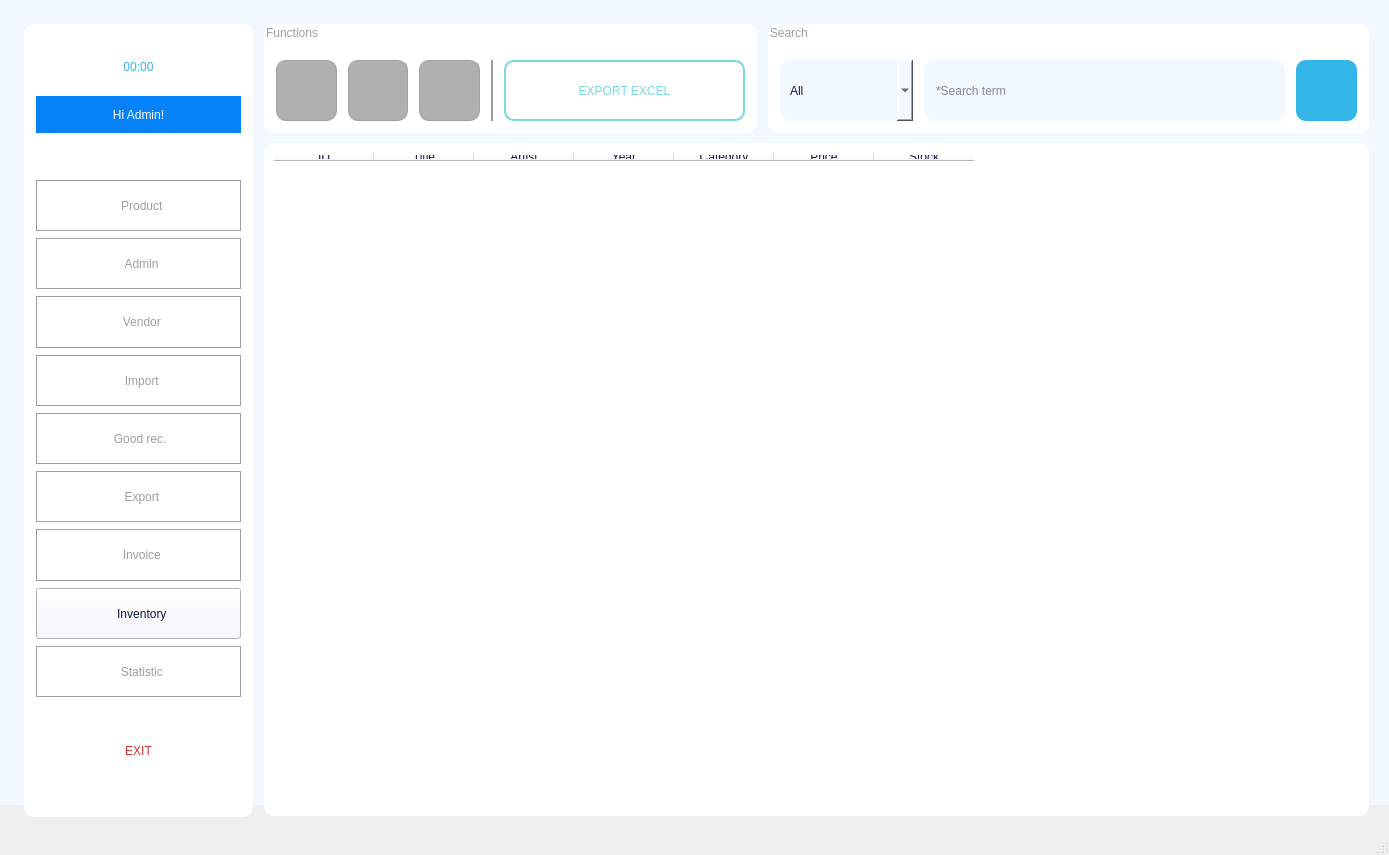
<?xml version="1.0" encoding="UTF-8"?>
<ui version="4.0">
 <class>MainWindowProduct</class>
 <widget class="QMainWindow" name="MainWindowProduct">
  <property name="geometry">
   <rect>
    <x>0</x>
    <y>0</y>
    <width>1389</width>
    <height>855</height>
   </rect>
  </property>
  <property name="maximumSize">
   <size>
    <width>1920</width>
    <height>1080</height>
   </size>
  </property>
  <property name="focusPolicy">
   <enum>Qt::NoFocus</enum>
  </property>
  <property name="windowTitle">
   <string>Product</string>
  </property>
  <property name="autoFillBackground">
   <bool>false</bool>
  </property>
  <property name="toolButtonStyle">
   <enum>Qt::ToolButtonTextUnderIcon</enum>
  </property>
  <property name="animated">
   <bool>false</bool>
  </property>
  <widget class="QWidget" name="centralwidget">
   <widget class="QLabel" name="label">
    <property name="geometry">
     <rect>
      <x>24</x>
      <y>24</y>
      <width>229</width>
      <height>793</height>
     </rect>
    </property>
    <property name="styleSheet">
     <string notr="true">border-radius: 10px;
background-color: rgb(255, 255, 255);</string>
    </property>
    <property name="text">
     <string/>
    </property>
   </widget>
   <widget class="QWidget" name="verticalLayoutWidget">
    <property name="geometry">
     <rect>
      <x>36</x>
      <y>180</y>
      <width>205</width>
      <height>517</height>
     </rect>
    </property>
    <layout class="QVBoxLayout" name="verticalLayout">
     <property name="spacing">
      <number>7</number>
     </property>
     <item>
      <widget class="QPushButton" name="pushButtonProduct">
       <property name="maximumSize">
        <size>
         <width>16777215</width>
         <height>60</height>
        </size>
       </property>
       <property name="toolTipDuration">
        <number>-1</number>
       </property>
       <property name="layoutDirection">
        <enum>Qt::LeftToRight</enum>
       </property>
       <property name="autoFillBackground">
        <bool>false</bool>
       </property>
       <property name="styleSheet">
        <string notr="true">font: 63 12pt &quot;Montserrat SemiBold&quot;;
background-color: rgb(255, 255, 255);
border: 1px solid #9b9fa2;
color: rgb(155, 159, 162);</string>
       </property>
       <property name="text">
        <string>  Product</string>
       </property>
       <property name="icon">
        <iconset>
         <normaloff>../../RESOURCE/ICON/album2.png</normaloff>../../RESOURCE/ICON/album2.png</iconset>
       </property>
       <property name="iconSize">
        <size>
         <width>32</width>
         <height>32</height>
        </size>
       </property>
      </widget>
     </item>
     <item>
      <widget class="QPushButton" name="pushButtonAdmin">
       <property name="maximumSize">
        <size>
         <width>16777215</width>
         <height>60</height>
        </size>
       </property>
       <property name="toolTipDuration">
        <number>-1</number>
       </property>
       <property name="layoutDirection">
        <enum>Qt::LeftToRight</enum>
       </property>
       <property name="autoFillBackground">
        <bool>false</bool>
       </property>
       <property name="styleSheet">
        <string notr="true">font: 63 12pt &quot;Montserrat SemiBold&quot;;
background-color: rgb(255, 255, 255);
border: 1px solid #9b9fa2;
color: rgb(155, 159, 162);</string>
       </property>
       <property name="text">
        <string>  Admin</string>
       </property>
       <property name="icon">
        <iconset>
         <normaloff>../../RESOURCE/ICON/adm2.png</normaloff>../../RESOURCE/ICON/adm2.png</iconset>
       </property>
       <property name="iconSize">
        <size>
         <width>35</width>
         <height>35</height>
        </size>
       </property>
      </widget>
     </item>
     <item>
      <widget class="QPushButton" name="pushButtonVendor">
       <property name="maximumSize">
        <size>
         <width>16777215</width>
         <height>60</height>
        </size>
       </property>
       <property name="toolTipDuration">
        <number>-1</number>
       </property>
       <property name="layoutDirection">
        <enum>Qt::LeftToRight</enum>
       </property>
       <property name="autoFillBackground">
        <bool>false</bool>
       </property>
       <property name="styleSheet">
        <string notr="true">font: 63 12pt &quot;Montserrat SemiBold&quot;;
background-color: rgb(255, 255, 255);
border: 1px solid #9b9fa2;
color: rgb(155, 159, 162);</string>
       </property>
       <property name="text">
        <string>  Vendor</string>
       </property>
       <property name="icon">
        <iconset>
         <normaloff>../../RESOURCE/ICON/vendor1.png</normaloff>../../RESOURCE/ICON/vendor1.png</iconset>
       </property>
       <property name="iconSize">
        <size>
         <width>32</width>
         <height>32</height>
        </size>
       </property>
      </widget>
     </item>
     <item>
      <widget class="QPushButton" name="pushButtonImport">
       <property name="maximumSize">
        <size>
         <width>16777215</width>
         <height>60</height>
        </size>
       </property>
       <property name="contextMenuPolicy">
        <enum>Qt::DefaultContextMenu</enum>
       </property>
       <property name="toolTipDuration">
        <number>0</number>
       </property>
       <property name="layoutDirection">
        <enum>Qt::LeftToRight</enum>
       </property>
       <property name="autoFillBackground">
        <bool>false</bool>
       </property>
       <property name="styleSheet">
        <string notr="true">font: 63 12pt &quot;Montserrat SemiBold&quot;;
background-color: rgb(255, 255, 255);
border: 1px solid #9b9fa2;
color: rgb(155, 159, 162);</string>
       </property>
       <property name="text">
        <string>  Import</string>
       </property>
       <property name="icon">
        <iconset>
         <normaloff>../../RESOURCE/ICON/import.png</normaloff>../../RESOURCE/ICON/import.png</iconset>
       </property>
       <property name="iconSize">
        <size>
         <width>30</width>
         <height>30</height>
        </size>
       </property>
      </widget>
     </item>
     <item>
      <widget class="QPushButton" name="pushButtonReceipt">
       <property name="maximumSize">
        <size>
         <width>16777215</width>
         <height>60</height>
        </size>
       </property>
       <property name="contextMenuPolicy">
        <enum>Qt::DefaultContextMenu</enum>
       </property>
       <property name="toolTipDuration">
        <number>0</number>
       </property>
       <property name="layoutDirection">
        <enum>Qt::LeftToRight</enum>
       </property>
       <property name="autoFillBackground">
        <bool>false</bool>
       </property>
       <property name="styleSheet">
        <string notr="true">font: 63 12pt &quot;Montserrat SemiBold&quot;;
background-color: rgb(255, 255, 255);
border: 1px solid #9b9fa2;
color: rgb(155, 159, 162);</string>
       </property>
       <property name="text">
        <string> Good rec.</string>
       </property>
       <property name="icon">
        <iconset>
         <normaloff>../../RESOURCE/ICON/doc.png</normaloff>../../RESOURCE/ICON/doc.png</iconset>
       </property>
       <property name="iconSize">
        <size>
         <width>35</width>
         <height>35</height>
        </size>
       </property>
      </widget>
     </item>
     <item>
      <widget class="QPushButton" name="pushButtonExport">
       <property name="maximumSize">
        <size>
         <width>16777215</width>
         <height>60</height>
        </size>
       </property>
       <property name="contextMenuPolicy">
        <enum>Qt::DefaultContextMenu</enum>
       </property>
       <property name="toolTipDuration">
        <number>0</number>
       </property>
       <property name="layoutDirection">
        <enum>Qt::LeftToRight</enum>
       </property>
       <property name="autoFillBackground">
        <bool>false</bool>
       </property>
       <property name="styleSheet">
        <string notr="true">font: 63 12pt &quot;Montserrat SemiBold&quot;;
background-color: rgb(255, 255, 255);
border: 1px solid #9b9fa2;
color: rgb(155, 159, 162);</string>
       </property>
       <property name="text">
        <string>  Export</string>
       </property>
       <property name="icon">
        <iconset>
         <normaloff>../../RESOURCE/ICON/export.png</normaloff>../../RESOURCE/ICON/export.png</iconset>
       </property>
       <property name="iconSize">
        <size>
         <width>30</width>
         <height>30</height>
        </size>
       </property>
      </widget>
     </item>
     <item>
      <widget class="QPushButton" name="pushButtonInvoice">
       <property name="maximumSize">
        <size>
         <width>16777215</width>
         <height>60</height>
        </size>
       </property>
       <property name="contextMenuPolicy">
        <enum>Qt::DefaultContextMenu</enum>
       </property>
       <property name="toolTipDuration">
        <number>0</number>
       </property>
       <property name="layoutDirection">
        <enum>Qt::LeftToRight</enum>
       </property>
       <property name="autoFillBackground">
        <bool>false</bool>
       </property>
       <property name="styleSheet">
        <string notr="true">font: 63 12pt &quot;Montserrat SemiBold&quot;;
background-color: rgb(255, 255, 255);
border: 1px solid #9b9fa2;
color: rgb(155, 159, 162);</string>
       </property>
       <property name="text">
        <string>  Invoice</string>
       </property>
       <property name="icon">
        <iconset>
         <normaloff>../../RESOURCE/ICON/doc.png</normaloff>../../RESOURCE/ICON/doc.png</iconset>
       </property>
       <property name="iconSize">
        <size>
         <width>35</width>
         <height>35</height>
        </size>
       </property>
      </widget>
     </item>
     <item>
      <widget class="QPushButton" name="pushButtonInventory">
       <property name="maximumSize">
        <size>
         <width>16777215</width>
         <height>60</height>
        </size>
       </property>
       <property name="contextMenuPolicy">
        <enum>Qt::DefaultContextMenu</enum>
       </property>
       <property name="toolTipDuration">
        <number>0</number>
       </property>
       <property name="layoutDirection">
        <enum>Qt::LeftToRight</enum>
       </property>
       <property name="autoFillBackground">
        <bool>false</bool>
       </property>
       <property name="styleSheet">
        <string notr="true">font: 63 12pt &quot;Montserrat SemiBold&quot;;
color: rgb(14, 23, 67);
background-color: rgb(242, 248, 255)</string>
       </property>
       <property name="text">
        <string>  Inventory</string>
       </property>
       <property name="icon">
        <iconset>
         <normaloff>../../RESOURCE/ICON/Inventory 1.png</normaloff>../../RESOURCE/ICON/Inventory 1.png</iconset>
       </property>
       <property name="iconSize">
        <size>
         <width>30</width>
         <height>30</height>
        </size>
       </property>
      </widget>
     </item>
     <item>
      <widget class="QPushButton" name="pushButtonStatistic">
       <property name="maximumSize">
        <size>
         <width>16777215</width>
         <height>60</height>
        </size>
       </property>
       <property name="contextMenuPolicy">
        <enum>Qt::DefaultContextMenu</enum>
       </property>
       <property name="toolTipDuration">
        <number>0</number>
       </property>
       <property name="layoutDirection">
        <enum>Qt::LeftToRight</enum>
       </property>
       <property name="autoFillBackground">
        <bool>false</bool>
       </property>
       <property name="styleSheet">
        <string notr="true">font: 63 12pt &quot;Montserrat SemiBold&quot;;
background-color: rgb(255, 255, 255);
border: 1px solid #9b9fa2;
color: rgb(155, 159, 162);</string>
       </property>
       <property name="text">
        <string>  Statistic</string>
       </property>
       <property name="icon">
        <iconset>
         <normaloff>../../RESOURCE/ICON/statis.png</normaloff>../../RESOURCE/ICON/statis.png</iconset>
       </property>
       <property name="iconSize">
        <size>
         <width>32</width>
         <height>32</height>
        </size>
       </property>
      </widget>
     </item>
    </layout>
   </widget>
   <widget class="QGroupBox" name="groupBox">
    <property name="geometry">
     <rect>
      <x>264</x>
      <y>24</y>
      <width>493</width>
      <height>109</height>
     </rect>
    </property>
    <property name="styleSheet">
     <string notr="true">padding: 5px;
border-radius: 10px;
color: rgb(155, 159, 162);
background-color: rgb(255, 255, 255);
font: 25 10pt &quot;Montserrat Light&quot;;</string>
    </property>
    <property name="title">
     <string>Functions</string>
    </property>
    <widget class="QWidget" name="horizontalLayoutWidget">
     <property name="geometry">
      <rect>
       <x>12</x>
       <y>36</y>
       <width>217</width>
       <height>61</height>
      </rect>
     </property>
     <layout class="QHBoxLayout" name="horizontalLayout">
      <property name="spacing">
       <number>11</number>
      </property>
      <item>
       <widget class="QPushButton" name="pushButtonNew">
        <property name="maximumSize">
         <size>
          <width>100</width>
          <height>100</height>
         </size>
        </property>
        <property name="toolTip">
         <string>&lt;html&gt;&lt;head/&gt;&lt;body&gt;&lt;p&gt;&lt;span style=&quot; font-size:12pt; color:#ff2090;&quot;&gt;New&lt;/span&gt;&lt;/p&gt;&lt;/body&gt;&lt;/html&gt;</string>
        </property>
        <property name="toolTipDuration">
         <number>-1</number>
        </property>
        <property name="styleSheet">
         <string notr="true">QPushButton {
                background-color: #B0B0B0; /* Màu xám ngay từ đầu */
                color: #808080; /* Màu chữ xám */
                border-radius: 10px;
                padding: 5px;
                border: 1px solid #A0A0A0;
            }</string>
        </property>
        <property name="text">
         <string/>
        </property>
        <property name="icon">
         <iconset>
          <normaloff>../../RESOURCE/ICON/new.png</normaloff>../../RESOURCE/ICON/new.png</iconset>
        </property>
        <property name="iconSize">
         <size>
          <width>32</width>
          <height>32</height>
         </size>
        </property>
       </widget>
      </item>
      <item>
       <widget class="QPushButton" name="pushButtonEdit">
        <property name="maximumSize">
         <size>
          <width>100</width>
          <height>100</height>
         </size>
        </property>
        <property name="toolTip">
         <string>&lt;html&gt;&lt;head/&gt;&lt;body&gt;&lt;p&gt;&lt;span style=&quot; font-size:12pt; color:#35b6e8;&quot;&gt;Edit&lt;/span&gt;&lt;/p&gt;&lt;/body&gt;&lt;/html&gt;</string>
        </property>
        <property name="styleSheet">
         <string notr="true">QPushButton {
                background-color: #B0B0B0; /* Màu xám ngay từ đầu */
                color: #808080; /* Màu chữ xám */
                border-radius: 10px;
                padding: 5px;
                border: 1px solid #A0A0A0;
            }</string>
        </property>
        <property name="text">
         <string/>
        </property>
        <property name="icon">
         <iconset>
          <normaloff>../../RESOURCE/ICON/edit.png</normaloff>../../RESOURCE/ICON/edit.png</iconset>
        </property>
        <property name="iconSize">
         <size>
          <width>32</width>
          <height>32</height>
         </size>
        </property>
       </widget>
      </item>
      <item>
       <widget class="QPushButton" name="pushButtonDelete">
        <property name="maximumSize">
         <size>
          <width>100</width>
          <height>100</height>
         </size>
        </property>
        <property name="toolTip">
         <string>&lt;html&gt;&lt;head/&gt;&lt;body&gt;&lt;p&gt;&lt;span style=&quot; font-size:12pt; color:#0581f9;&quot;&gt;Delete&lt;/span&gt;&lt;/p&gt;&lt;/body&gt;&lt;/html&gt;</string>
        </property>
        <property name="styleSheet">
         <string notr="true">QPushButton {
                background-color: #B0B0B0; /* Màu xám ngay từ đầu */
                color: #808080; /* Màu chữ xám */
                border-radius: 10px;
                padding: 5px;
                border: 1px solid #A0A0A0;
            }</string>
        </property>
        <property name="text">
         <string/>
        </property>
        <property name="icon">
         <iconset>
          <normaloff>../../RESOURCE/ICON/delete.png</normaloff>../../RESOURCE/ICON/delete.png</iconset>
        </property>
        <property name="iconSize">
         <size>
          <width>32</width>
          <height>32</height>
         </size>
        </property>
       </widget>
      </item>
      <item>
       <widget class="QLabel" name="label_3">
        <property name="maximumSize">
         <size>
          <width>2</width>
          <height>16777215</height>
         </size>
        </property>
        <property name="styleSheet">
         <string notr="true">background-color: rgb(155, 159, 162);</string>
        </property>
        <property name="text">
         <string/>
        </property>
       </widget>
      </item>
     </layout>
    </widget>
    <widget class="QPushButton" name="pushButtonExcel">
     <property name="geometry">
      <rect>
       <x>240</x>
       <y>36</y>
       <width>241</width>
       <height>61</height>
      </rect>
     </property>
     <property name="styleSheet">
      <string notr="true">QPushButton {
    background-color: #FFFFFF; /* Màu nền mặc định */
    border-radius: 10px; 
	border: 2px solid #79DADC;
    padding: 5px;
	color: #79DADC;
	font: 63 12pt &quot;Montserrat SemiBold&quot;;
}

QPushButton:hover {
    background-color: #79DADC; /* Màu khi di chuột */  
	color: #FFFFFF;
	border: 2px solid #FFFFFF;
}

QPushButton:pressed {
    background-color: #FFFFFF; /* Màu khi nhấn */
}

QPushButton:focus {
    background-color: #79DADC; /* Màu khi di chuột */  
	border:5px solid #B4EDEE;
	color: #FFFFFF;

}
</string>
     </property>
     <property name="text">
      <string>EXPORT EXCEL</string>
     </property>
     <property name="icon">
      <iconset>
       <normaloff>../../RESOURCE/ICON/exc.png</normaloff>../../RESOURCE/ICON/exc.png</iconset>
     </property>
     <property name="iconSize">
      <size>
       <width>70</width>
       <height>70</height>
      </size>
     </property>
    </widget>
   </widget>
   <widget class="QLabel" name="label_2">
    <property name="geometry">
     <rect>
      <x>0</x>
      <y>-12</y>
      <width>1393</width>
      <height>817</height>
     </rect>
    </property>
    <property name="styleSheet">
     <string notr="true">background-color: rgb(242, 248, 255);</string>
    </property>
    <property name="text">
     <string/>
    </property>
   </widget>
   <widget class="QGroupBox" name="groupBox_2">
    <property name="geometry">
     <rect>
      <x>768</x>
      <y>24</y>
      <width>601</width>
      <height>109</height>
     </rect>
    </property>
    <property name="styleSheet">
     <string notr="true">padding: 5px;
border-radius: 10px;
color: rgb(155, 159, 162);
background-color: rgb(255, 255, 255);
font: 25 10pt &quot;Montserrat Light&quot;;</string>
    </property>
    <property name="title">
     <string>Search </string>
    </property>
    <widget class="QLineEdit" name="lineEdit">
     <property name="geometry">
      <rect>
       <x>156</x>
       <y>36</y>
       <width>361</width>
       <height>61</height>
      </rect>
     </property>
     <property name="styleSheet">
      <string notr="true">background-color: rgb(242, 248, 255);
color: rgb(14, 23, 67);
font: 57 12pt &quot;Montserrat Medium&quot;;
padding: 10px;</string>
     </property>
     <property name="text">
      <string/>
     </property>
     <property name="placeholderText">
      <string>*Search term</string>
     </property>
    </widget>
    <widget class="QPushButton" name="pushButton">
     <property name="geometry">
      <rect>
       <x>528</x>
       <y>36</y>
       <width>61</width>
       <height>61</height>
      </rect>
     </property>
     <property name="maximumSize">
      <size>
       <width>100</width>
       <height>100</height>
      </size>
     </property>
     <property name="styleSheet">
      <string notr="true">QPushButton {
    background-color: #35B6E8; /* Màu nền mặc định */
    border-radius: 10px; 
    padding: 5px;

}

QPushButton:hover {
    background-color: #8EDAF8; /* Màu khi di chuột */  

}

QPushButton:pressed {
    background-color: #35B6E8; /* Màu khi nhấn */
}

QPushButton:focus {
    border: 5px solid #8EDAF8; /* Viền khi nút được focus */ 
}
</string>
     </property>
     <property name="text">
      <string/>
     </property>
     <property name="icon">
      <iconset>
       <normaloff>../../RESOURCE/ICON/search.png</normaloff>../../RESOURCE/ICON/search.png</iconset>
     </property>
     <property name="iconSize">
      <size>
       <width>25</width>
       <height>25</height>
      </size>
     </property>
    </widget>
    <widget class="QComboBox" name="comboBox">
     <property name="geometry">
      <rect>
       <x>12</x>
       <y>36</y>
       <width>133</width>
       <height>61</height>
      </rect>
     </property>
     <property name="styleSheet">
      <string notr="true">background-color: rgb(242, 248, 255);
color: rgb(14, 23, 67);
font: 57 12pt &quot;Montserrat Medium&quot;;
padding: 10px;</string>
     </property>
     <property name="editable">
      <bool>false</bool>
     </property>
     <property name="currentText">
      <string>All</string>
     </property>
     <property name="sizeAdjustPolicy">
      <enum>QComboBox::AdjustToContentsOnFirstShow</enum>
     </property>
     <item>
      <property name="text">
       <string>All</string>
      </property>
     </item>
     <item>
      <property name="text">
       <string>ID</string>
      </property>
     </item>
     <item>
      <property name="text">
       <string>Title</string>
      </property>
     </item>
     <item>
      <property name="text">
       <string>Artist</string>
      </property>
     </item>
     <item>
      <property name="text">
       <string>Year</string>
      </property>
     </item>
     <item>
      <property name="text">
       <string>Category</string>
      </property>
     </item>
     <item>
      <property name="text">
       <string>Price</string>
      </property>
     </item>
     <item>
      <property name="text">
       <string>Stock</string>
      </property>
     </item>
    </widget>
   </widget>
   <widget class="QTableWidget" name="tableWidget">
    <property name="geometry">
     <rect>
      <x>264</x>
      <y>143</y>
      <width>1105</width>
      <height>673</height>
     </rect>
    </property>
    <property name="toolTip">
     <string/>
    </property>
    <property name="styleSheet">
     <string notr="true">padding: 5px;
border-radius: 10px;
color: rgb(14, 23, 67);
background-color: rgb(255, 255, 255);
font: 57 10pt &quot;Montserrat Medium&quot;;</string>
    </property>
    <column>
     <property name="text">
      <string>ID</string>
     </property>
    </column>
    <column>
     <property name="text">
      <string>Title</string>
     </property>
    </column>
    <column>
     <property name="text">
      <string>Artist</string>
     </property>
    </column>
    <column>
     <property name="text">
      <string>Year</string>
     </property>
    </column>
    <column>
     <property name="text">
      <string>Category</string>
     </property>
    </column>
    <column>
     <property name="text">
      <string>Price</string>
     </property>
    </column>
    <column>
     <property name="text">
      <string>Stock</string>
     </property>
    </column>
   </widget>
   <widget class="QLabel" name="label_4">
    <property name="geometry">
     <rect>
      <x>36</x>
      <y>36</y>
      <width>205</width>
      <height>61</height>
     </rect>
    </property>
    <property name="styleSheet">
     <string notr="true">color: rgb(53, 182, 232);
font: 87 30pt &quot;Montserrat Black&quot;;</string>
    </property>
    <property name="text">
     <string>00:00</string>
    </property>
    <property name="alignment">
     <set>Qt::AlignCenter</set>
    </property>
   </widget>
   <widget class="QLabel" name="label_5">
    <property name="geometry">
     <rect>
      <x>36</x>
      <y>96</y>
      <width>205</width>
      <height>37</height>
     </rect>
    </property>
    <property name="styleSheet">
     <string notr="true">color: rgb(255, 255, 255);
font: 63 15pt &quot;Montserrat SemiBold&quot;;
background-color: rgb(5, 129, 249);</string>
    </property>
    <property name="text">
     <string>Hi Admin!</string>
    </property>
    <property name="alignment">
     <set>Qt::AlignCenter</set>
    </property>
   </widget>
   <widget class="QPushButton" name="pushButton_2">
    <property name="geometry">
     <rect>
      <x>60</x>
      <y>720</y>
      <width>157</width>
      <height>61</height>
     </rect>
    </property>
    <property name="styleSheet">
     <string notr="true">QPushButton {
    background-color: #FFFFFF; /* Màu nền mặc định */
	color: #D23435;
	font: 8120 17pt &quot;Montserrat Bold&quot;;
    border-radius: 10px; 
    padding: 5px;

}

QPushButton:hover {
	border: 2px solid #D23435;
}

QPushButton:pressed {
    background-color: #D23435; /* Màu khi nhấn */
}

QPushButton:focus {
	border: 2px solid #D23435;
}
</string>
    </property>
    <property name="text">
     <string>EXIT</string>
    </property>
    <property name="icon">
     <iconset>
      <normaloff>../../RESOURCE/ICON/turnoff.png</normaloff>../../RESOURCE/ICON/turnoff.png</iconset>
    </property>
    <property name="iconSize">
     <size>
      <width>35</width>
      <height>35</height>
     </size>
    </property>
   </widget>
   <zorder>label_2</zorder>
   <zorder>label</zorder>
   <zorder>verticalLayoutWidget</zorder>
   <zorder>groupBox</zorder>
   <zorder>groupBox_2</zorder>
   <zorder>tableWidget</zorder>
   <zorder>label_4</zorder>
   <zorder>label_5</zorder>
   <zorder>pushButton_2</zorder>
  </widget>
  <widget class="QMenuBar" name="menubar">
   <property name="geometry">
    <rect>
     <x>0</x>
     <y>0</y>
     <width>1389</width>
     <height>26</height>
    </rect>
   </property>
  </widget>
  <widget class="QStatusBar" name="statusbar"/>
 </widget>
 <resources/>
 <connections/>
</ui>
